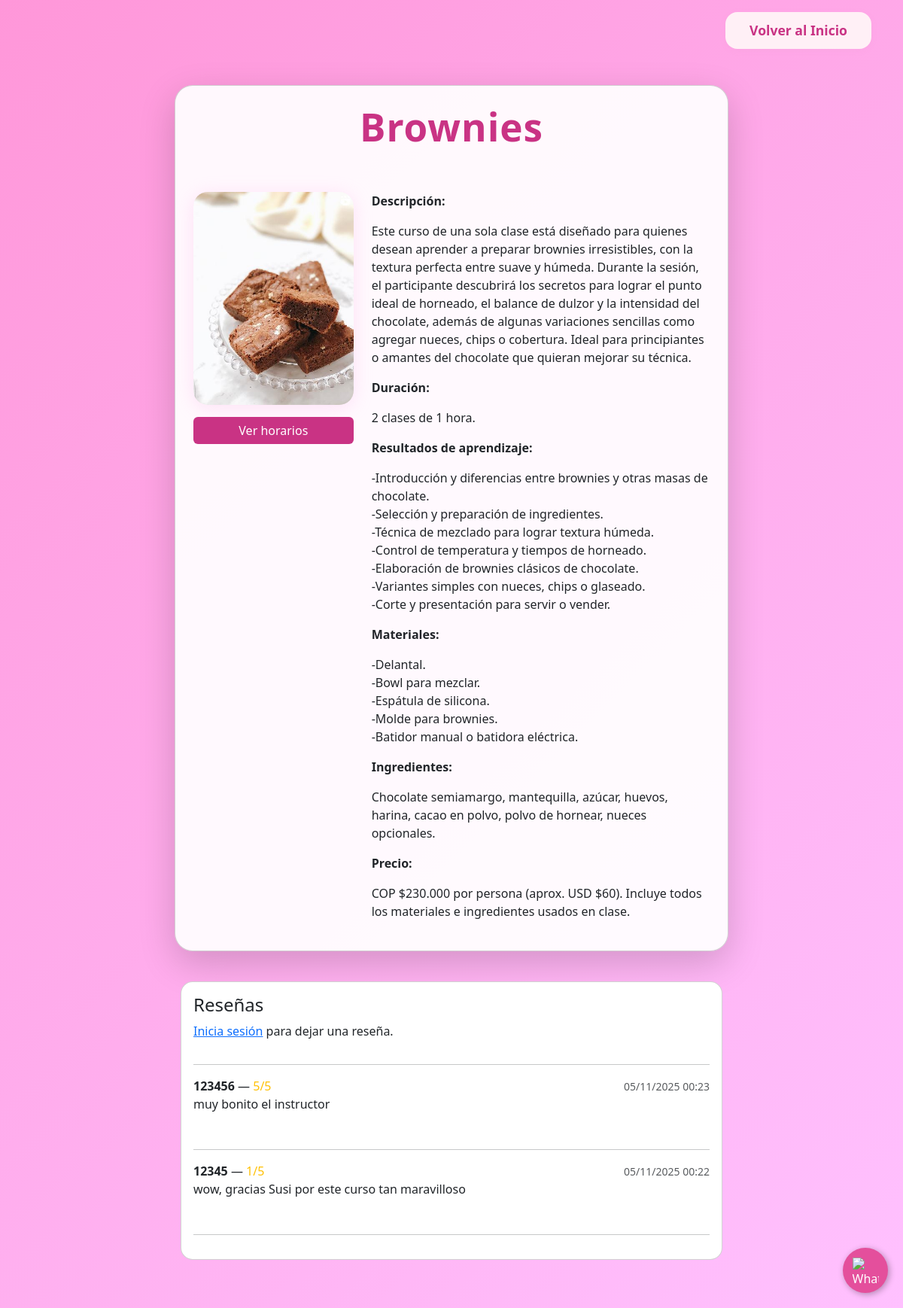
The app's page /curso/2/ with its own data.
### souffleApp/models.py (models this page shows, shortened)
class SouffleApp(models.Model):
    title = models.CharField(max_length=100)
    description = models.CharField(max_length=250)
    long_description = models.TextField(blank=True)
    duration = models.CharField(max_length=50, blank=True)
    learning_outcomes = models.TextField(blank=True)
    materials = models.TextField(blank=True)
    ingredients = models.TextField(blank=True)
    price = models.CharField(max_length=150, blank=True)
    image = models.ImageField(upload_to='souffleApp/images/')
    embedding = models.BinaryField(null=True, blank=True)

class Review(models.Model):
    curso = models.ForeignKey(SouffleApp, on_delete=models.CASCADE, related_name='reviews')
    user = models.ForeignKey(User, on_delete=models.CASCADE, related_name='reviews')
    content = models.TextField(max_length=2000)
    rating = models.PositiveSmallIntegerField(null=True, blank=True)
    created_at = models.DateTimeField(auto_now_add=True)
    updated_at = models.DateTimeField(auto_now=True)
    class Meta:
        ordering = ['-created_at']

### souffleApp/views.py (the view)
# urls.py: path('curso/<int:curso_id>/', souffle.curso_detail, name='curso_detail'),
def curso_detail(request, curso_id):
    curso = get_object_or_404(SouffleApp, id=curso_id)
    horarios = Horario.objects.filter(curso=curso, cupos__gt=0).order_by('fecha', 'hora')
    favorite_ids = []
    if request.user.is_authenticated:
        favorite_ids = list(
            Favorite.objects.filter(user=request.user).values_list('curso_id', flat=True)
        )
    reviews = curso.reviews.select_related('user').all()
    review_form = ReviewForm()
    context = {
        'curso': curso,
        'favorite_ids': favorite_ids,
        'horarios': horarios,
        'is_admin': is_admin_user(request.user),
        'reviews': reviews,
        'review_form': review_form,
    }
    return render(request, 'souffleApp/curso_detail.html', context)

### souffleApp/templates/souffleApp/curso_detail.html (shortened to what this page needs)
<!DOCTYPE html>
<html lang="es">
<head>
    <link href="https://cdn.jsdelivr.net/npm/bootstrap@5.3.7/dist/css/bootstrap.min.css" rel="stylesheet">
</head>
{% include 'souffleApp/whatsapp_button.html' %}
<body>
    <div class="container mt-3">
        <div class="d-flex justify-content-end">
            <a href="{% url 'home' %}" class="nav-btn">Volver al Inicio</a>
        </div>
    </div>
    <div class="container py-5">
        <div class="row justify-content-center">
            <div class="col-12 col-md-10 col-lg-8">
                <div class="card shadow-lg p-4" style="border-radius: 1.5em; background: rgba(255,255,255,0.93);">
                    <h1 class="curso-title text-center w-100">{{ curso.title }}</h1>
                    <div class="row align-items-start mt-4">
                        <div class="col-12 col-md-4 d-flex flex-column align-items-center mb-3 mb-md-0">
                            <img src="{{ curso.image.url }}" alt="{{ curso.title }}" class="img-fluid curso-img mb-3">
                            {% if user.is_authenticated %}
                                {% if horarios %}
                                    <button class="btn btn-rosa w-100" type="button" onclick="document.getElementById('horarios-box').style.display='block'">Ver Horarios</button>
                                {% else %}
                                    <div class="alert alert-warning text-center w-100">
                                        <strong>Sin horarios disponibles</strong><br>
                                        Este curso no tiene horarios con cupos disponibles en este momento.
                                    </div>
                                {% endif %}
                            {% else %}
                                <a href="{% url 'login' %}?next={{ request.get_full_path }}" class="btn btn-rosa w-100">
                                    Ver horarios
                                </a>
                            {% endif %}
                        </div>
                        <div class="col-12 col-md-8">
                            <p><strong>Descripción:</strong><br>{{ curso.long_description|linebreaks }}</p>
                            <p><strong>Duración:</strong><br>{{ curso.duration|linebreaks }}</p>
                            <p><strong>Resultados de aprendizaje:</strong><br>{{ curso.learning_outcomes|linebreaks }}</p>
                            <p><strong>Materiales:</strong><br>{{ curso.materials|linebreaks }}</p>
                            <p><strong>Ingredientes:</strong><br>{{ curso.ingredients|linebreaks }}</p>
                            <p><strong>Precio:</strong><br>{{ curso.price|linebreaks }}</p>
                        </div>
                    </div>
                </div>
            </div>
        </div>
    <div class="container py-3">
        <div class="row justify-content-center">
            <div class="col-12 col-md-10 col-lg-8">
                <div class="card p-3 mt-4" style="border-radius: 1rem;">
                    <h4>Reseñas</h4>
                    {% if user.is_authenticated %}
                        <form method="post" action="{% url 'add_review' curso.id %}">
                            {% csrf_token %}
                            {{ review_form.content }}
                            <div class="mt-2">
                                {{ review_form.rating }}
                            </div>
                            <button type="submit" class="btn btn-rosa mt-2">Publicar reseña</button>
                        </form>
                    {% else %}
                        <p><a href="{% url 'login' %}?next={{ request.get_full_path }}">Inicia sesión</a> para dejar una reseña.</p>
                    {% endif %}
                    <hr>
                    {% if reviews %}
                        {% for rev in reviews %}
                            <div class="mb-3">
                                <div class="d-flex justify-content-between">
                                    <div>
                                        <strong>{{ rev.user.username }}</strong>
                                        {% if rev.rating %} — <span class="text-warning">{{ rev.rating }}/5</span>{% endif %}
                                    </div>
                                    <div>
                                        <small class="text-muted">{{ rev.created_at|date:"d/m/Y H:i" }}</small>
                                    </div>
                                </div>
                                <p class="mb-0">{{ rev.content|linebreaks }}</p>
                            </div>
                            <hr>
                        {% endfor %}
                    {% else %}
                        <p class="text-muted">Aún no hay reseñas para este curso.</p>
                    {% endif %}
                </div>
            </div>
        </div>
    </div>
</body>
</html>

### souffleApp/templates/souffleApp/curso_detail.html (style rules this page uses)
body { background: linear-gradient(135deg, #ff97d9 0%, #ffc1ff 100%); min-height: 100vh; }
.btn-rosa { background-color: #C93384; color: #fff; border: none; }
.curso-title { color: #C93384; letter-spacing: 1px; font-size: 3.2rem; font-weight: bold; margin-bottom: 2rem; }
.curso-img { max-height: 340px; object-fit: cover; box-shadow: 0 4px 24px #fcb0ea55; background: #fff0f6; border-radius: 1.2rem; }
.nav-btn { color: #C93384; background: #fff0f6; border: none; border-radius: 1rem; padding: 0.7rem 2rem; margin-left: 1rem; font-weight: 700; font-size: 1.1rem; text-decoration: none; box-shadow: 0 2px 8px rgba(210,145,188,0.08); transition: background 0.2s, color 0.2s, transform 0.2s; }

### records on screen
SouffleApp: title "Brownies", image (picture), long_description "Este curso de una sola clase está diseñado para quienes desean aprender a preparar brownies irresistibles, con la textura perfecta entre suave y húmeda. Durante la sesión, el participante descubrirá los secretos para lograr el punto ideal de horneado, el balance de dulzor y la intensidad del chocolate, además de algunas variaciones sencillas como agregar nueces, chips o cobertura. Ideal para principiantes o amantes del chocolate que quieran mejorar su técnica.", duration "2 clases de 1 hora.", learning_outcomes "-Introducción y diferencias entre brownies y otras masas de chocolate. -Selección y preparación de ingredientes. -Técnica de mezclado para lograr textura húmeda. -Control de temperatura y tiempos de horneado. -Elaboración de brownies clásicos de chocolate. -Variantes simples con nueces, chips o glaseado. -Corte y presentación para servir o vender.", materials "-Delantal. -Bowl para mezclar. -Espátula de silicona. -Molde para brownies. -Batidor manual o batidora eléctrica.", ingredients "Chocolate semiamargo, mantequilla, azúcar, huevos, harina, cacao en polvo, polvo de hornear, nueces opcionales.", price "COP $230.000 por persona (aprox. USD $60). Incluye todos los materiales e ingredientes usados en clase."
Review: user.username "123456", rating "5", created_at "05/11/2025 00:23", content "muy bonito el instructor"
Review: user.username "12345", rating "1", created_at "05/11/2025 00:22", content "wow, gracias Susi por este curso tan maravilloso"
